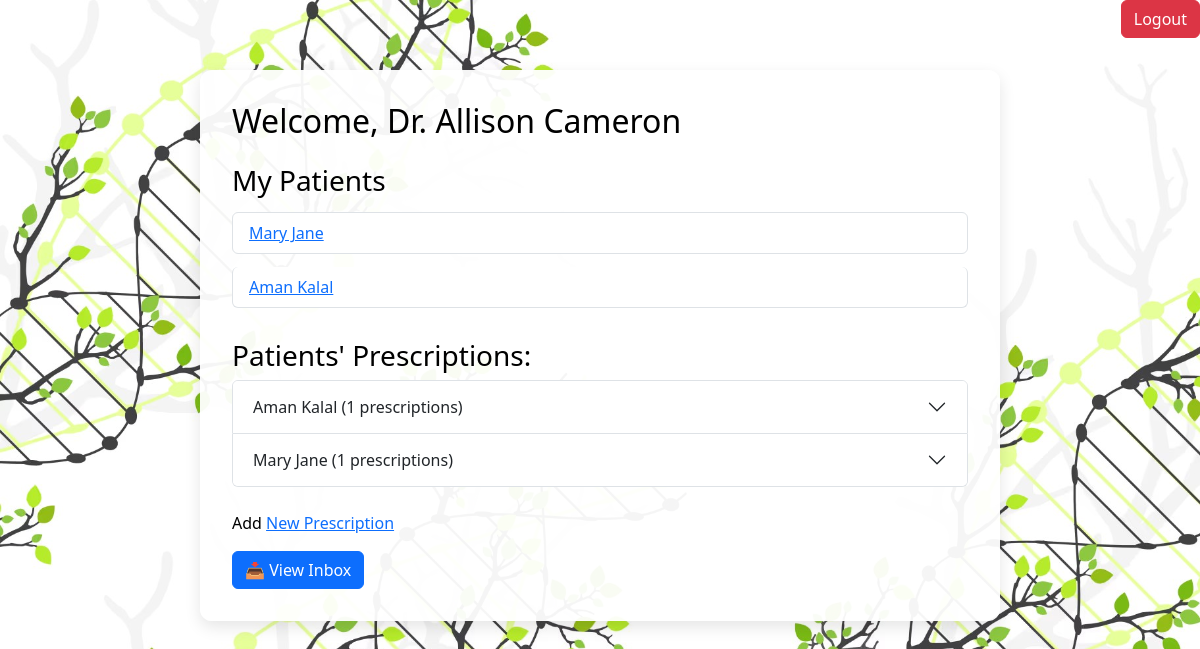
Screenshot of /accounts/staff/ (signed in) with the database file from the repository.
### medapp/models.py (models this page shows, shortened)
class Patient(models.Model):
    user = models.OneToOneField(User, on_delete=models.CASCADE, related_name='patient_user')
    date_of_birth = models.DateField(null=True)
    gender = models.CharField(max_length=10)
    blood_group = models.CharField(max_length=5)
    phone = models.CharField(max_length=20, null=True)
    emergency_contact = models.CharField(max_length=100, null=True)
    created_at = models.DateTimeField(auto_now_add=True, null=True)

### accounts/views.py (the view)
# urls.py: path("staff/", views.staff_dashboard, name="staff_dashboard"),
@login_required
@user_passes_test(is_staff)
def staff_dashboard(request):
    prescriptions = Prescription.objects.filter(assistant_doctor=request.user).select_related('patient', 'medicine')
    grouped = defaultdict(list)
    for p in prescriptions:
        grouped[p.patient].append(p)
    grouped_prescriptions = list(grouped.items())
    assigned_patients = Patient.objects.filter(
        admissions__assistant_doctor=request.user
    ).select_related('user').distinct()
    return render(request, 'registration/staffgroup.html', {'grouped_prescriptions': grouped_prescriptions, 'assigned_patients': assigned_patients})

### accounts/views.py (called while the page is built)
def is_staff(user):
    return user.groups.filter(name='Staff').exists()

### accounts/templates/registration/staffgroup.html (shortened to what this page needs)
{% extends 'base.html' %}
{% load static %}
{% block styles %}
<link rel="stylesheet" href="{% static 'doctor.css' %}">
{% endblock %}
{% block main %}
<div class="d-flex justify-content-end mb-3">
  <a href="{% url 'custom_logout' %}" class="btn btn-danger">Logout</a>
</div>
<div class="welcome-banner">
  <h2>Welcome, Dr. {{ request.user.get_full_name }}</h2>
  <h3 class="mt-4">My Patients</h3>
  <ul class="list-group mb-4">
    {% for patient in assigned_patients %}
      <li class="list-group-item">
        <a href="{% url 'patient_dashboard' patient_id=patient.id %}">
          {{ patient.user.get_full_name }}
        </a>
      </li>
    {% endfor %}
  </ul>
  <h3 class="mt-4">Patients' Prescriptions:</h3>
  <div class="accordion mb-4" id="prescriptionAccordion">
    {% for patient, prescriptions in grouped_prescriptions %}
      <div class="accordion-item">
        <h2 class="accordion-header" id="heading{{ forloop.counter }}">
          <button class="accordion-button collapsed" type="button" data-bs-toggle="collapse"
                  data-bs-target="#collapse{{ forloop.counter }}" aria-expanded="false"
                  aria-controls="collapse{{ forloop.counter }}">
            {{ patient.user.get_full_name }} ({{ prescriptions|length }} prescriptions)
          </button>
        </h2>
      </div>
    {% endfor %}
  </div>
  <p>Add <a href="{% url 'add_prescription' %}">New Prescription</a></p>
  <a href="{% url 'staff_inbox' %}" class="btn btn-primary">📥 View Inbox</a>
</div>
{% endblock %}

### accounts/static/doctor.css (style rules this page uses)
body { background-image: url('/static/images/medicine.jpg'); background-size: cover; font-family:'Courier New', Courier; margin: 0; padding: 0; color: #000000; }
.welcome-banner { width:800px; height:fit-content; background-color: rgba(255, 255, 255, 0.95); border-radius: 0.75rem; padding: 2rem; margin: 2rem auto; box-shadow: 0 6px 16px rgba(0, 0, 0, 0.1); color: #000; align-items: center; }
a { cursor: pointer; position: relative; z-index: 10; color:#000000 }
li { padding: 0.6rem 1rem; background-color: #f1f8e9; border-radius: 6px; margin: 0.4rem 0; width: 100%; color: #000; }

### rows the page displays
Patient: user.get_full_name "Mary Jane", prescriptions "1"
Patient: user.get_full_name "Aman Kalal", prescriptions "1"

### other values shown
{{ request.user.get_full_name }} "Allison Cameron"
